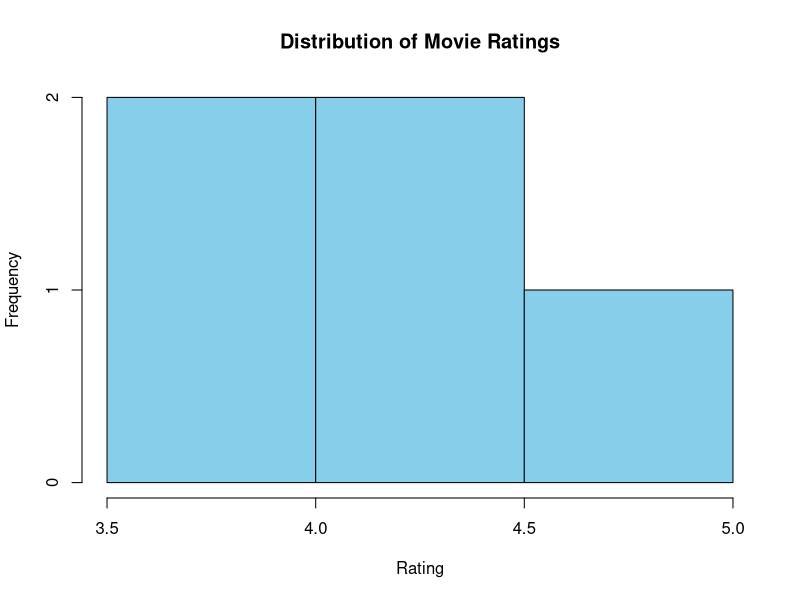
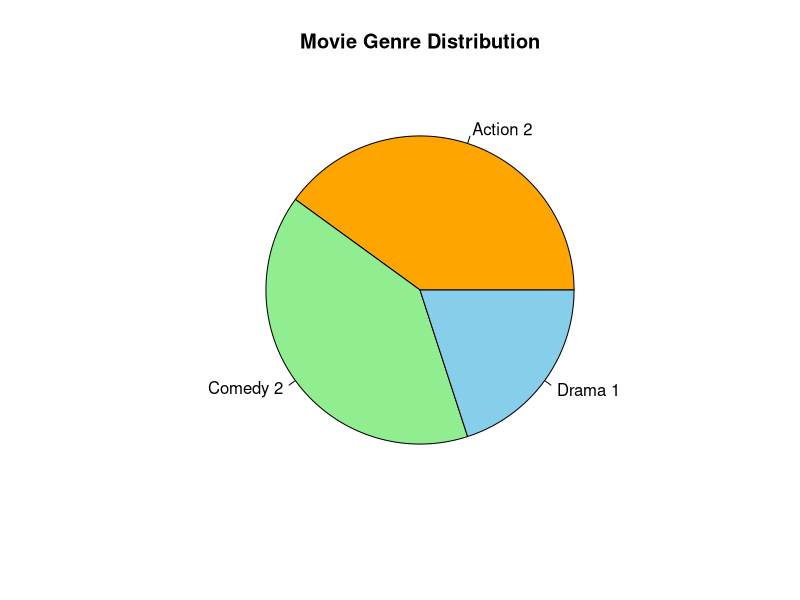
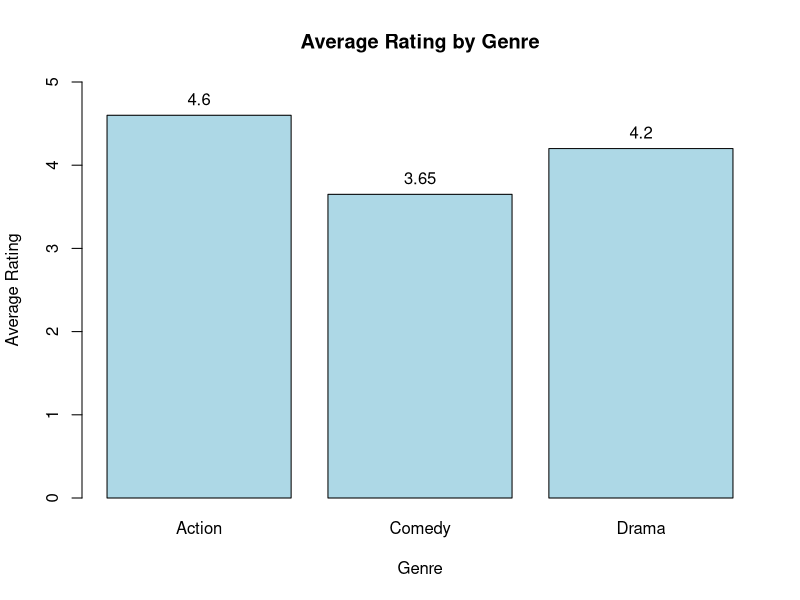
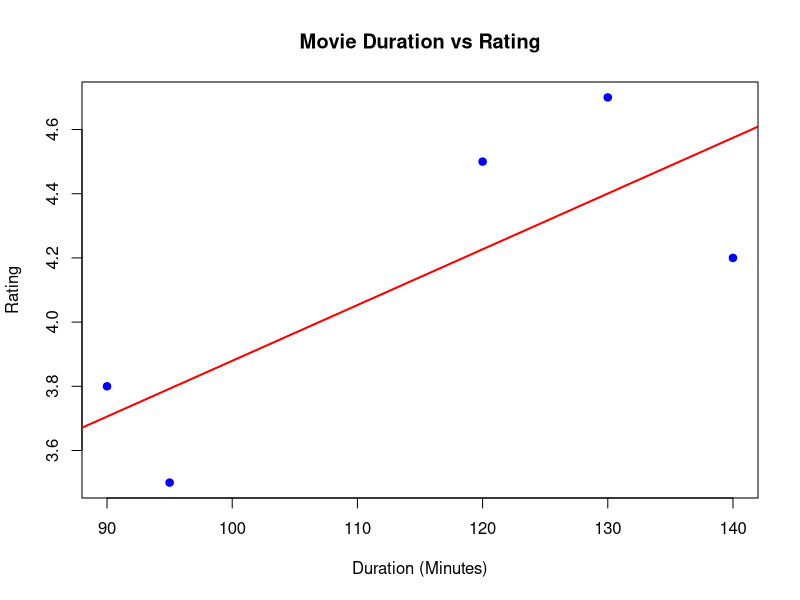

The R script that drew these images, in order:
setwd("E:/Development/College/Data-Handling-and-Visualization/Experiments/Exp-21-Movie-Ratings-Analysis")

data <- read.csv("Movie_Ratings.csv")

# Q1. Histogram of Movie Ratings
hist(data$Rating,
     col = "skyblue",
     main = "Distribution of Movie Ratings",
     xlab = "Rating",
     ylab = "Frequency")

# Q2. Pie Chart of Genre Distribution
genre_count <- table(data$Genre)

pie(genre_count,
    col = c("orange", "lightgreen", "skyblue"),
    main = "Movie Genre Distribution",
    labels = paste(names(genre_count), genre_count))

# Q3. Bar Chart of Average Ratings by Genre
avg_rating <- aggregate(Rating ~ Genre,
                        data = data,
                        FUN = mean)

bar <- barplot(avg_rating$Rating,
               names.arg = avg_rating$Genre,
               col = "lightblue",
               main = "Average Rating by Genre",
               xlab = "Genre",
               ylab = "Average Rating",
               ylim = c(0, 5))

text(bar,
     avg_rating$Rating,
     labels = round(avg_rating$Rating, 2),
     pos = 3)

# Q4. Scatter Plot of Duration vs Rating
plot(data$Duration_Min,
     data$Rating,
     pch = 19,
     col = "blue",
     xlab = "Duration (Minutes)",
     ylab = "Rating",
     main = "Movie Duration vs Rating")

abline(lm(Rating ~ Duration_Min, data = data),
       col = "red",
       lwd = 2)

# Display dataset
print(data)
